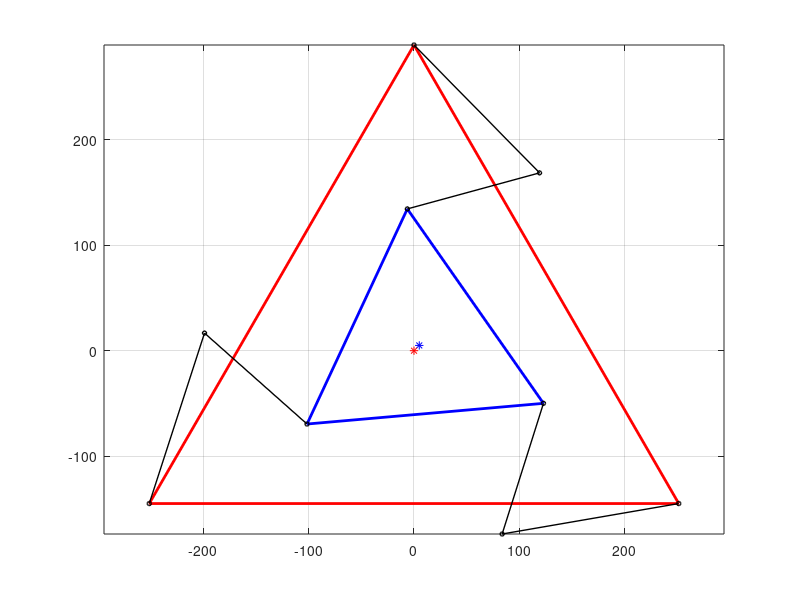

Reproduce this figure in MATLAB.
%% Parallel Robot
% Inverse Kinematics for a 3 DoF planar parallel robot: https://link.springer.com/chapter/10.1007/978-3-030-91892-7_21/figures/1
% Degree system
% Author: Tunwu Li

%%
clear
clc
close all

%% Initialization
% mm
SA = 170;  
L = 130; 
R_plat = 130; 
R_base = 290;

% Input the orientation a of the robot and the centre point of the platform
alpha = input ('Orientation of the platform: ');
x_c = input('X-coordinate of {C}: ');
y_c = input('Y-coordinate of {C}: ');

%% Points of the platform (CPP_i)
% Degree system
Platform = zeros(2, 3); % row1: X, row2: Y
for i=1:3
    Platform(1, i) = x_c - R_plat * cosd(alpha + 270 + 120*(i-1));
    Platform(2, i) = y_c - R_plat * sind(alpha + 270 + 120*(i-1));
end

%% Points of the base (BPB_i)
% Degree system
Base = zeros(2, 3); % row1: X, row2: Y
for i=1:3
    Base(1, i) = -R_base * cosd(90 + (i-1)*120);
    Base(2, i) = -R_base * sind(90 + (i-1)*120);
end

%% PB_iPP_i
PBPP = zeros(2, 3); % row1: X, row2: Y
for i=1:3
    PBPP(1, i) = Base(1, i) + Platform(1, i);
    PBPP(2, i) = Base(2, i) + Platform(2, i);
end

%% The joints connect upper and lower section (e_i)
e1 = zeros(1, 3);
e2 = zeros(1, 3);
e3 = zeros(1, 3);
theta = zeros(1, 3);

for i=1:3
    theta(i) = atan2d(PBPP(2, i), PBPP(1, i));
    e1(i) = -SA * 2 * PBPP(2, i);
    e2(i) = -SA * 2 * PBPP(1, i);
    e3(i) = PBPP(1,i)^2 + PBPP(2, i)^2 + SA^2 - L^2;

    % Degree system
    theta(i) = 2 * atan2d(-e1(i) + sqrt(e1(i)^2 + e2(i)^2 - e3(i)^2), e3(i) - e2(i));
end

%% Calculate the positions of the joints
% Degree system
Joints = zeros(2,3); % row1: X, row2: Y
for i=1:3
    Joints(1, i) = SA * cosd(theta(i)) - Base(1, i);
    Joints(2, i) = SA * sind(theta(i)) - Base(2, i);
end


%% Assign the platform
platform = [Platform(1, :) Platform(1, 1);
            Platform(2, :) Platform(2, 1)];

base = [-Base(1, :) -Base(1, 1);
        -Base(2, :) -Base(2, 1)];

% Links
link_1 = [-Base(1, 1) Joints(1, 1) platform(1, 1);
          -Base(2, 1) Joints(2, 1) platform(2, 1)];

link_2 = [-Base(1, 2) Joints(1, 2) platform(1, 2);
          -Base(2, 2) Joints(2, 2) platform(2, 2)];

link_3 = [-Base(1, 3) Joints(1, 3) platform(1, 3);
          -Base(2, 3) Joints(2, 3) platform(2, 3)];

%% Plot the kinematic model in two positions
% Platform——blue
% Base——red
% Links——black

plot(x_c, y_c, 'blue*') % {C}
hold on % keep the drawing
plot(0, 0, 'red*') % {B}

line(platform(1, :), platform(2, :), 'Color', 'blue', 'linewidth', 2) % enclose platform
line(base(1, :), base(2, :), 'Color', 'red', 'linewidth', 2) % enclose base

% Plot links
plot(link_1(1, :), link_1(2, :), 'k-o', 'MarkerSize', 3, 'linewidth', 1)
plot(link_2(1, :), link_2(2, :), 'k-o', 'MarkerSize', 3, 'linewidth', 1)
plot(link_3(1, :), link_3(2, :), 'k-o', 'MarkerSize', 3, 'linewidth', 1)

grid on
axis equal
